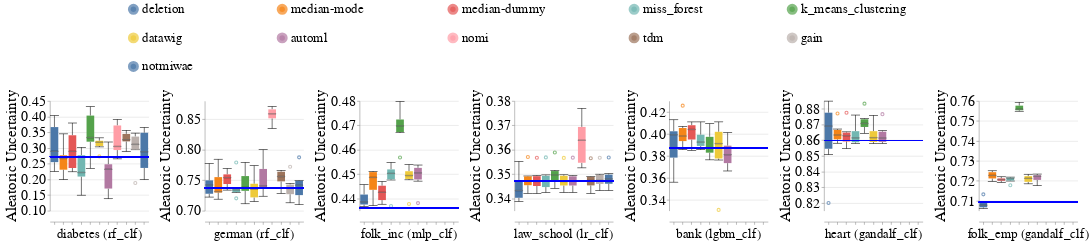

The code cell stored with this chart in its notebook:
### Code cell
create_box_plots_for_diff_imputers_and_datasets(train_injection_scenario='MCAR3',
                                                test_injection_scenario='MCAR3',
                                                metric_name='aleatoric_uncertainty',
                                                db_client=db_client)

### Figure 1 — Vega-Lite specification as saved in the notebook (floating-point values rounded to 4 significant figures; data arrays with more than 128 entries replaced by an {"elided": "..."} marker saying what was removed)
{"config": {"view": {"continuousWidth": 400, "continuousHeight": 300, "stroke": null}, "axis": {"labelFontSize": 26, "labelFontWeight": "normal", "titleFontSize": 28, "titleFontWeight": "normal"}, "facet": {"spacing": 15}, "header": {"labelFontSize": 24, "labelOrient": "bottom", "labelPadding": 5, "titleFontSize": 28}, "legend": {"columns": 5, "direction": "horizontal", "labelFontSize": 24, "labelLimit": 400, "orient": "top", "symbolOffset": 140, "symbolStrokeWidth": 10, "titleAnchor": "middle", "titleFontSize": 26, "titleLimit": 300}, "title": {"fontSize": 28}}, "data": {"name": "data-889de0117690636f66c719d5fa8b41f2"}, "facet": {"column": {"field": "Dataset_Name_With_Model_Name", "sort": {"field": "Dataset_Sequence_Number", "order": "ascending"}, "title": null, "type": "nominal"}}, "spec": {"layer": [{"mark": {"type": "boxplot", "median": {"stroke": "black", "strokeWidth": 0.7}, "ticks": true}, "encoding": {"color": {"field": "Null_Imputer_Name", "sort": ["deletion", "median-mode", "median-dummy", "miss_forest", "k_means_clustering", "datawig", "automl", "nomi", "tdm", "gain", "notmiwae"], "title": null, "type": "nominal"}, "x": {"axis": {"labels": false}, "field": "Null_Imputer_Name", "sort": ["deletion", "median-mode", "median-dummy", "miss_forest", "k_means_clustering", "datawig", "automl", "nomi", "tdm", "gain", "notmiwae"], "title": null, "type": "nominal"}, "y": {"field": "Metric_Value", "scale": {"zero": false}, "title": "Aleatoric Uncertainty", "type": "quantitative"}}}, {"mark": "rule", "encoding": {"color": {"value": "blue"}, "size": {"value": 2}, "y": {"field": "Baseline_Median", "type": "quantitative"}}}], "height": 200, "width": 180}, "resolve": {"scale": {"y": "independent"}}, "$schema": "https://vega.github.io/schema/vega-lite/v4.17.0.json", "datasets": {"data-889de0117690636f66c719d5fa8b41f2": {"elided": "366 records"}}}
